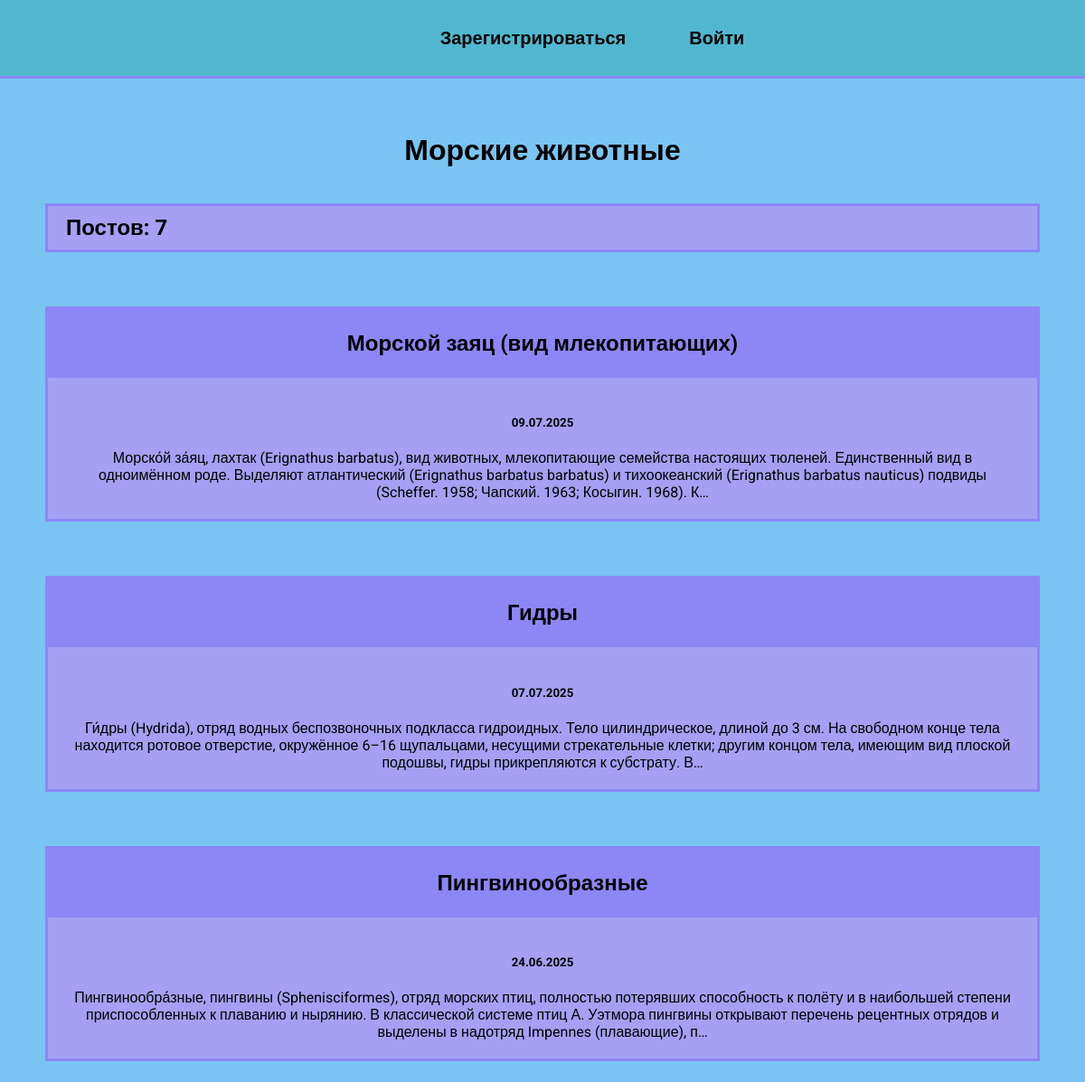
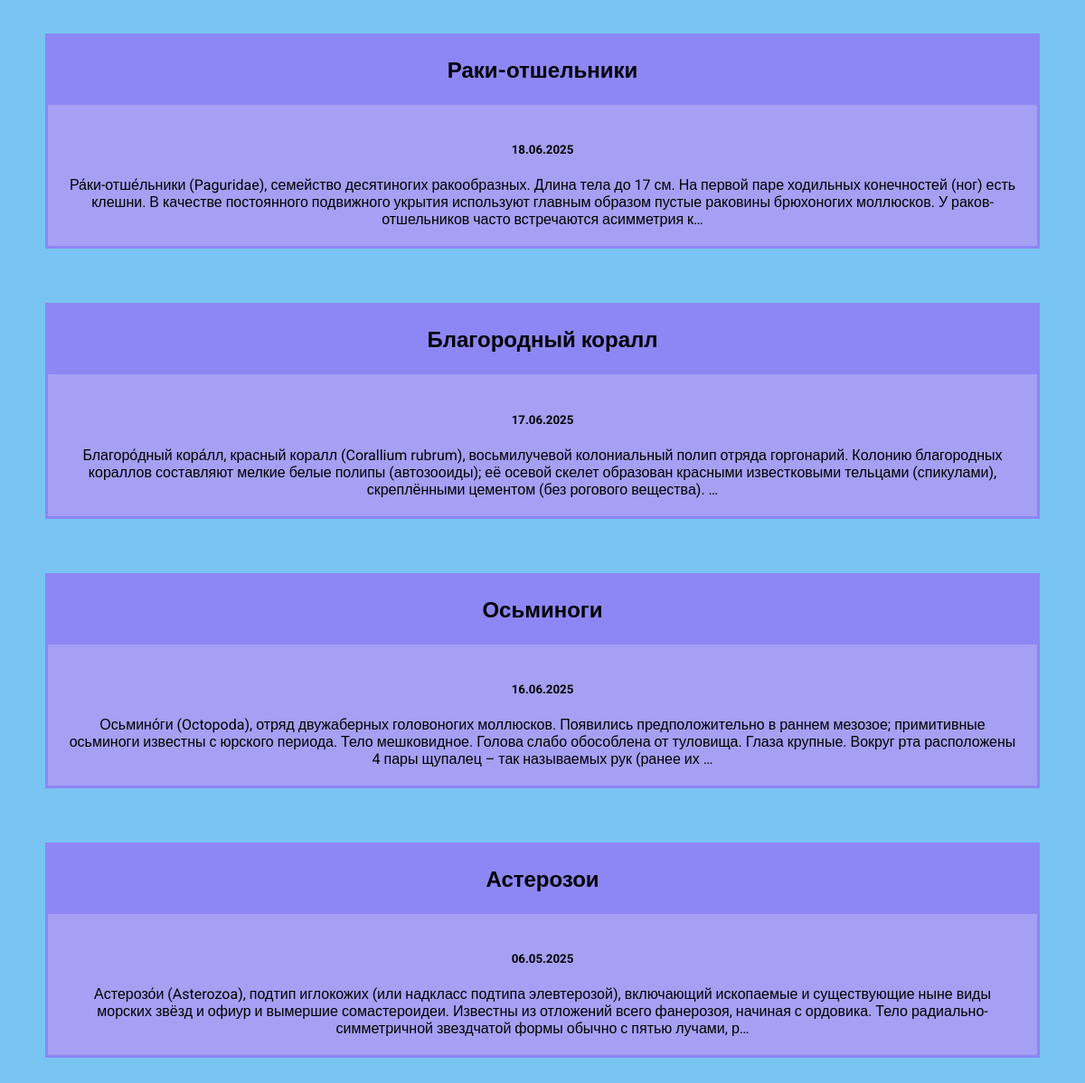
Screenshot of /blo/ with the database file from the repository (2 pictures, top to bottom).
### blo/models.py (models this page shows, shortened)
class Blo(models.Model):
    title = models.CharField(max_length=200)
    description = models.TextField()
    date = models.DateField()

### blo/views.py (the view)
# urls.py: path('', views.blos, name="blos"),
def blos(request):
    blos = Blo.objects.order_by('-date')
    return  render(request, "blo/blo.html", {"blos": blos})

### blo/templates/blo/blo.html
{% extends 'dz/base.html' %}
{% load static %}
{% block content %}
<h1>Морские животные</h1>
<h2 class="count">Постов: {{ blos.count }}</h2>
{% for blo in blos %}
<div class="element">
    <h2 class="top">
        <a href="{% url 'detail' blo.id %}"> {{ blo.title }} </a>
    </h2>
    <div class="blo_text">
        <h5> {{ blo.date|date:'d.m.Y' }}</h5>
        <div> {{ blo.description|striptags|truncatechars:300}} </div>
    </div>
</div>
{% endfor %}
{% endblock %}

### dz/static/css/style.css (style rules this page uses)
body { font-family: "Roboto", sans-serif; background: #79c4f2; padding: 0; margin: 0; }
h1 { text-align: center; margin: 60px 0 40px; }
h2 { text-align: center; margin: 20px 0; }
.element, .count { flex-basis: 360px; background: rgb(165, 160, 243); border: 3px solid rgb(141, 134, 245); margin-bottom: 60px; margin-left: 50px; margin-right: 50px; }
.top { background: rgb(141, 134, 245); margin: 0; padding: 4px 24px; margin-top: 0; border: none; color: #FFF; box-shadow: none; }
.top a { color: black; text-decoration: none; padding: 20px; display: block; text-align: center; }
.blo_text { padding: 20px; box-sizing: border-box; text-align: center; }
.count { padding: 10px 20px; box-sizing: border-box; text-align: left; }
.content a { color: #000; display: block; padding: 20px; text-decoration: none; }

### rows the page displays
Blo: title "Морской заяц (вид млекопитающих)", date "09.07.2025", description "Морско́й за́яц, лахтак (Erignathus barbatus), вид животных, млекопитающие семейства настоящих тюленей. Единственный вид в одноимённом роде. Выделяют атлантический (Erignathus barbatus barbatus) и тихоокеанский (Erignathus barbatus nauticus) подвиды (Scheffer. 1958; Чапский. 1963; Косыгин. 1968). К…"
Blo: title "Гидры", date "07.07.2025", description "Ги́дры (Hydrida), отряд водных беспозвоночных подкласса гидроидных. Тело цилиндрическое, длиной до 3 см. На свободном конце тела находится ротовое отверстие, окружённое 6–16 щупальцами, несущими стрекательные клетки; другим концом тела, имеющим вид плоской подошвы, гидры прикрепляются к субстрату. В…"
Blo: title "Пингвинообразные", date "24.06.2025", description "Пингвинообра́зные, пингвины (Sphenisciformes), отряд морских птиц, полностью потерявших способность к полёту и в наибольшей степени приспособленных к плаванию и нырянию. В классической системе птиц А. Уэтмора пингвины открывают перечень рецентных отрядов и выделены в надотряд Impennes (плавающие), п…"
Blo: title "Раки-отшельники", date "18.06.2025", description "Ра́ки-отше́льники (Paguridae), семейство десятиногих ракообразных. Длина тела до 17 см. На первой паре ходильных конечностей (ног) есть клешни. В качестве постоянного подвижного укрытия используют главным образом пустые раковины брюхоногих моллюсков. У раков-отшельников часто встречаются асимметрия к…"
Blo: title "Благородный коралл", date "17.06.2025", description "Благоро́дный кора́лл, красный коралл (Corallium rubrum), восьмилучевой колониальный полип отряда горгонарий. Колонию благородных кораллов составляют мелкие белые полипы (автозооиды); её осевой скелет образован красными известковыми тельцами (спикулами), скреплёнными цементом (без рогового вещества). …"
Blo: title "Осьминоги", date "16.06.2025", description "Осьмино́ги (Octopoda), отряд двужаберных головоногих моллюсков. Появились предположительно в раннем мезозое; примитивные осьминоги известны с юрского периода. Тело мешковидное. Голова слабо обособлена от туловища. Глаза крупные. Вокруг рта расположены 4 пары щупалец – так называемых рук (ранее их …"
Blo: title "Астерозои", date "06.05.2025", description "Астерозо́и (Asterozoa), подтип иглокожих (или надкласс подтипа элевтерозой), включающий ископаемые и существующие ныне виды морских звёзд и офиур и вымершие сомастероидеи. Известны из отложений всего фанерозоя, начиная с ордовика. Тело радиально-симметричной звездчатой формы обычно с пятью лучами, р…"

### other values shown
{{ blos.count }} "7"
